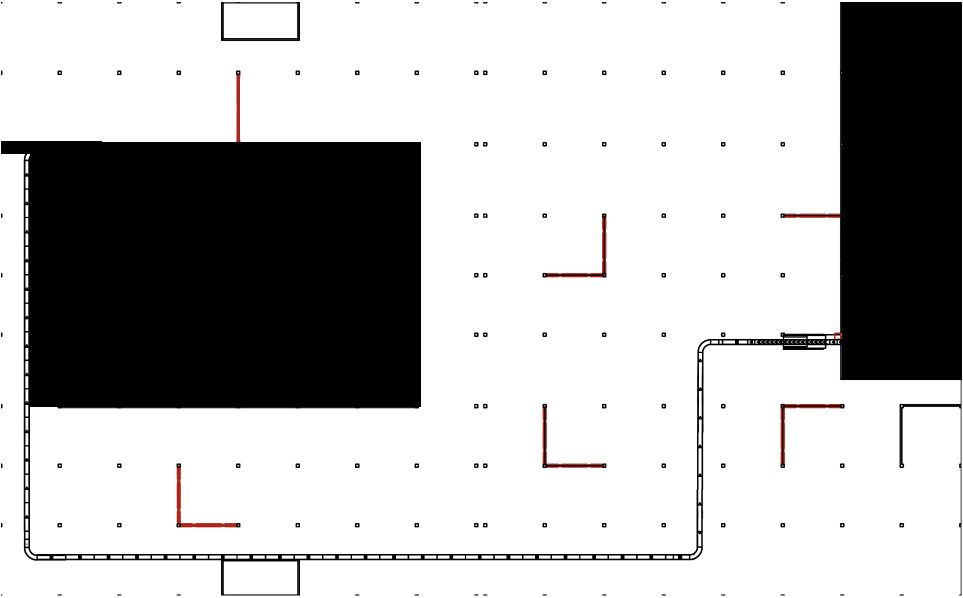
#> input picture cv/tg_image_1915246607.png, 1926 x 1196 px (shown at 1/2 size)
$ python -i yanlog.py   (imports and definitions only)
#> lines starting #> are read from the running program, lines starting #| are printed output that depends on the picture; after the words box and inside, x2 and y2 are one past the last pixel; in counts of white or black regions, pixels touching at a corner belong together
#> further down, picture is the input picture: shape (1196, 1926, 3); mean B, G, R 183.5, 183.6, 184
import cv2
import numpy as np
from flask import Flask, request, send_file, render_template_string
import os
from io import BytesIO

# [1 line not run here, left out]

UPLOAD_FOLDER = 'temp_uploads'
# [1 line not run here, left out]

 # увеличение толщины линии если она слишклм тонкая
def thicken_and_color_image(img, max_distance=3, thickness=2):
#> called with max_distance = 3, thickness = 2
    if len(img.shape) > 2:
        gray = cv2.cvtColor(img, cv2.COLOR_BGR2GRAY)
    else:
        gray = img.copy()

    _, binary = cv2.threshold(gray, 0, 255, cv2.THRESH_BINARY_INV + cv2.THRESH_OTSU)
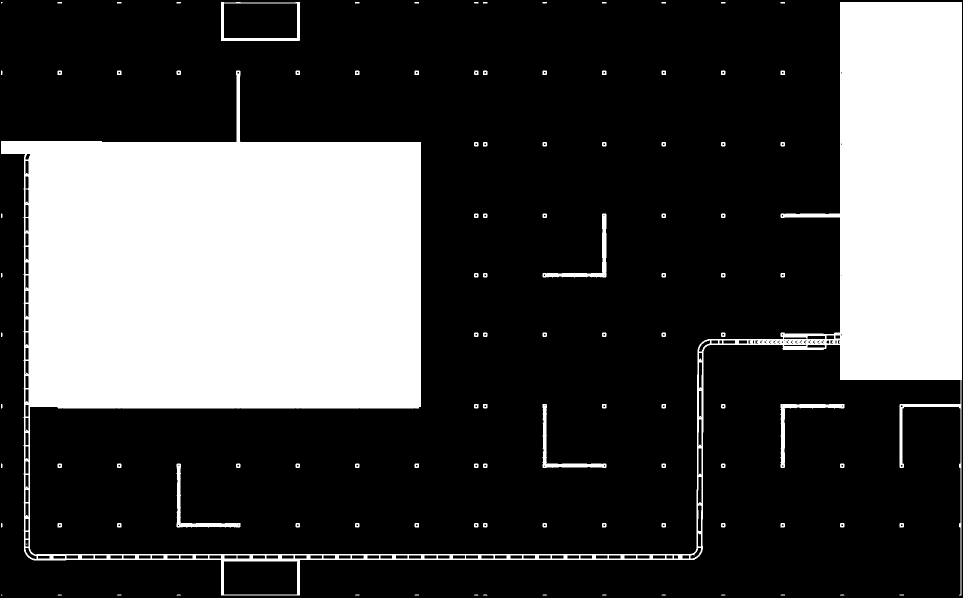
#> binary: shape (1196, 1926) (shown at 1/2 size); 28.1% white; 108 white regions (17 under 20 px), largest, box (x1, y1, x2, y2) and area: (2, 4, 1924, 1191) 631145, (442, 4, 600, 82) 2115, (1085, 427, 1213, 555) 2051

    kernel_size = max_distance * 2 + 1
    kernel = cv2.getStructuringElement(cv2.MORPH_ELLIPSE, (kernel_size, kernel_size))
    connected = cv2.morphologyEx(binary, cv2.MORPH_CLOSE, kernel)
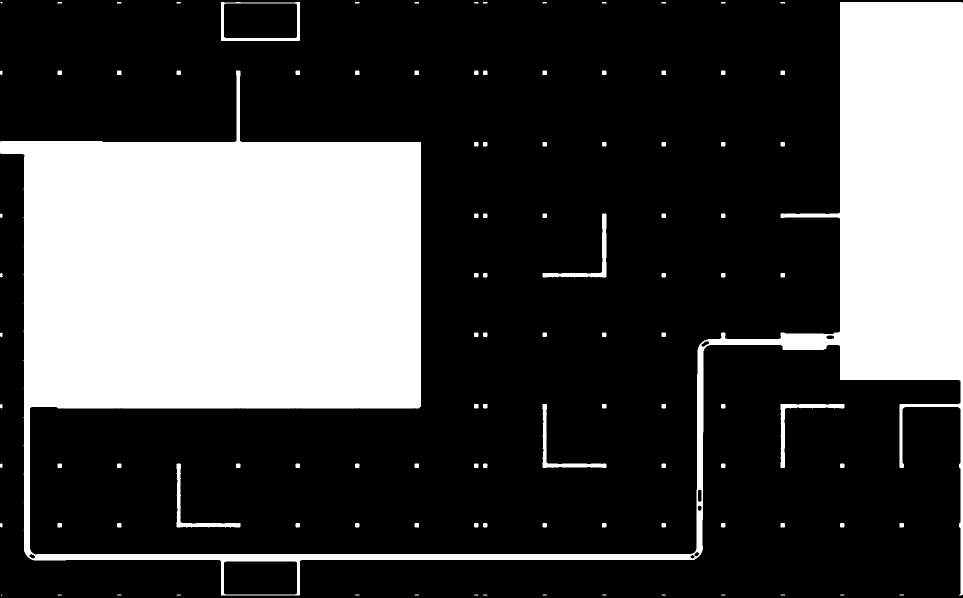
#> connected: shape (1196, 1926) (shown at 1/2 size); 28.8% white; 106 white regions (16 under 20 px), largest, box (x1, y1, x2, y2) and area: (0, 4, 1926, 1191) 647871, (442, 4, 600, 82) 2131, (1085, 427, 1213, 555) 2068

    if thickness > 1:
        thick_kernel = cv2.getStructuringElement(cv2.MORPH_ELLIPSE, (thickness, thickness))
        connected = cv2.dilate(connected, thick_kernel, iterations=1)
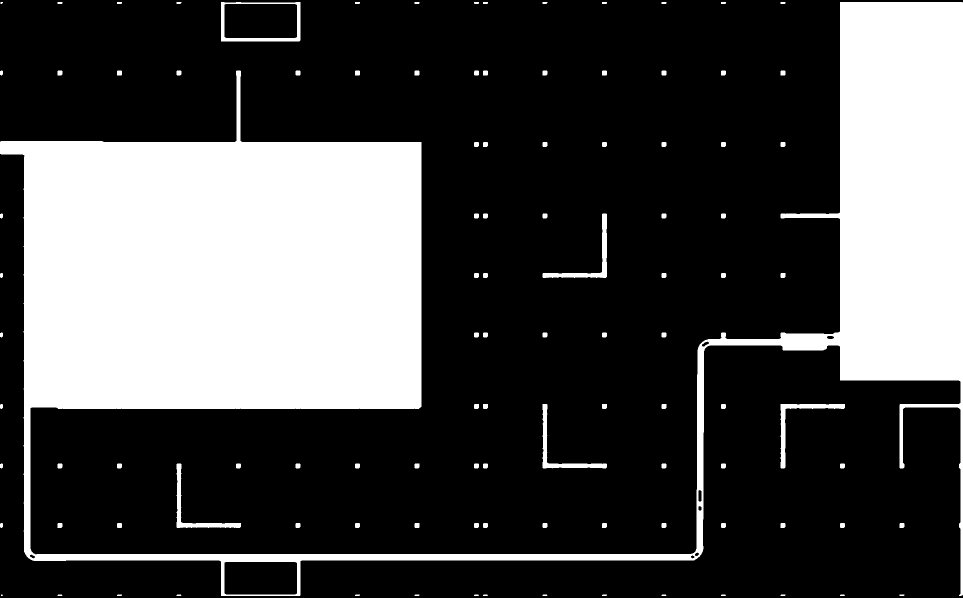
#> connected: shape (1196, 1926) (shown at 1/2 size); 29.2% white; 106 white regions (2 under 20 px)


    # заливка контуров и полостей соответствующими цветаами
    contours, _ = cv2.findContours(connected, cv2.RETR_LIST, cv2.CHAIN_APPROX_SIMPLE)
#> contours = 115 contours, 16 with area under 20; largest, box (x1, y1, x2, y2) and area: (0, 4, 1926, 1192) 656920, (442, 4, 601, 83) 12190, (448, 7, 595, 77) 10054, (448, 1123, 595, 1190) 9616, (1085, 427, 1214, 556) 2076
    result = np.ones((gray.shape[0], gray.shape[1], 3), dtype=np.uint8) * 255
    fill_mask = np.zeros_like(connected)

    for cnt in contours:
        cv2.drawContours(fill_mask, [cnt], -1, 255, -1)
#> this loop made 115 passes
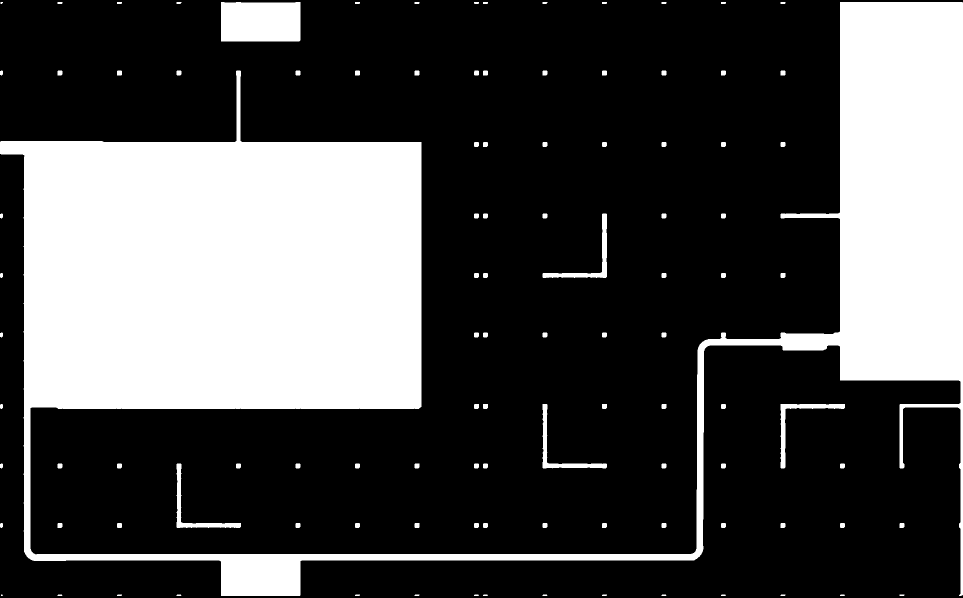
#> fill_mask: shape (1196, 1926) (shown at 1/2 size); 30% white; 106 white regions (2 under 20 px), largest, box (x1, y1, x2, y2) and area: (0, 4, 1926, 1192) 662601, (442, 4, 601, 83) 12426, (1085, 427, 1214, 556) 2328

    result[fill_mask == 255] = [255, 0, 0]
    result[connected == 255] = [0, 0, 255]

    return result


 # для проверки работы, можно удалять
# [143 lines that did not run here, left out]

# [2 lines not run here, left out]

>>> import cv2
>>> picture = cv2.imread('tg_image_1915246607.png')
>>> result = thicken_and_color_image(picture)
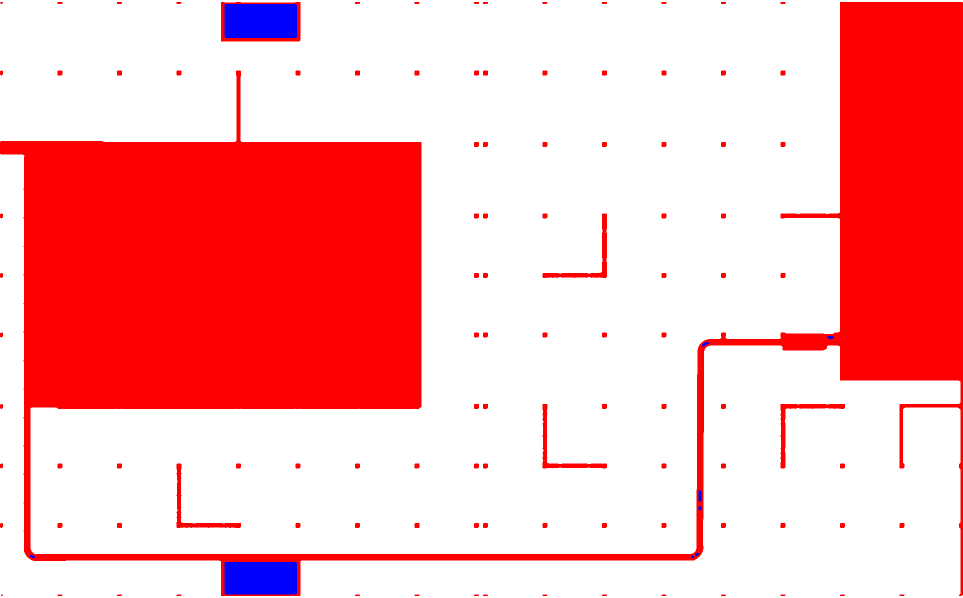
#> result: shape (1196, 1926, 3) (shown at 1/2 size); mean B, G, R 180.6, 178.5, 252.8
